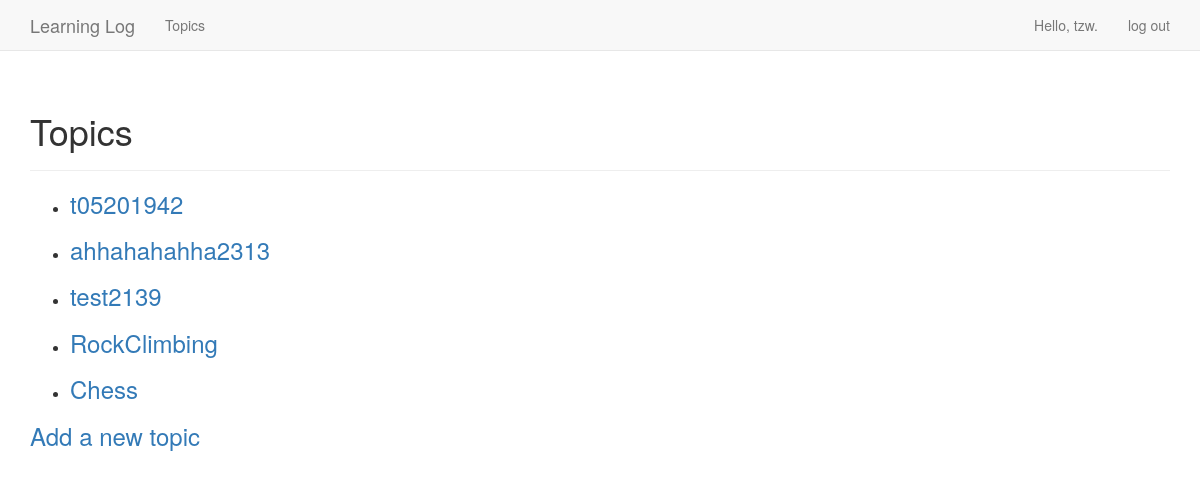
Page /learning_logs/topics/ (signed in) on the committed database.
### learning_logs/models.py (models this page shows)
class Topic(models.Model):
    text = models.CharField(max_length=200)
    date_added = models.DateTimeField(auto_now_add=True)
    owner = models.ForeignKey(User, on_delete=models.CASCADE, default=2)
    def __str__(self):
        return self.text

### learning_logs/views.py (the view)
# urls.py: path(r'topics/', views.topics, name='topics'),
@login_required
def topics(request):
    ts = Topic.objects.filter(owner=request.user).order_by('-date_added')
    context = {
        'topics': ts
    }
    return render(request, 'learning_logs/topics.html', context)

### learning_logs/templates/learning_logs/topics.html
{% extends 'learning_logs/base.html' %}
{% block header %}
    <h1>Topics</h1>
{% endblock %}
{% block content %}
    <ul>
        {% for topic in topics %}
        <li>
            <h3>
                <a href="{% url 'learning_logs:topic' topic.id %}">{{ topic }}</a><br>
            </h3>
        </li>
        {% empty %}
        <li>No topics have been added yet.</li>
        {% endfor %}
    </ul>
    <h3><a href="{% url 'learning_logs:new_topic' %}">Add a new topic</a></h3>
{% endblock %}

### learning_logs/templates/learning_logs/base.html (shortened to what this page needs)
{% load bootstrap3 %}
{% load static %}
<!doctype html>
<html lang="en">
<head>
    {% bootstrap_css %}
    <link rel="stylesheet" href="{% static 'learning_logs/base.css' %}">
</head>
<body>
    <nav class="navbar navbar-default navbar-static-top">
        <div class="container">
            <div class="nav-header">
                <a href="{% url 'learning_logs:index' %}" class="navbar-brand">Learning Log</a>
            </div>
            <div id="navbar" class="navbar-collapse collapse">
                <ul class="nav navbar-nav">
                    <li><a href="{% url 'learning_logs:topics' %}">Topics</a></li>
                </ul>
                <ul class="nav navbar-nav navbar-right">
                    {% if user.is_authenticated %}
                        <li><a>Hello, {{ user.username }}.</a></li>
                        <li><a href="{% url 'users:logout' %}">log out</a></li>
                    {% else %}
                        <li><a href="{% url 'users:register' %}">register</a></li>
                        <li><a href="{% url 'users:login' %}">login</a></li>
                    {% endif %}
                </ul>
            </div>
        </div>
    </nav>
    <div class="container">
        <div class="page-header">
            {% block header %}
            {% endblock %}
        </div>
        <div>
            {% block content %}
            {% endblock %}
        </div>
    </div>
</body>
</html>

### rows in the picture
Topic: text "t05201942"
Topic: text "ahhahahahha2313"
Topic: text "test2139"
Topic: text "RockClimbing"
Topic: text "Chess"

### other values in the picture
{{ user.username }} "tzw"
